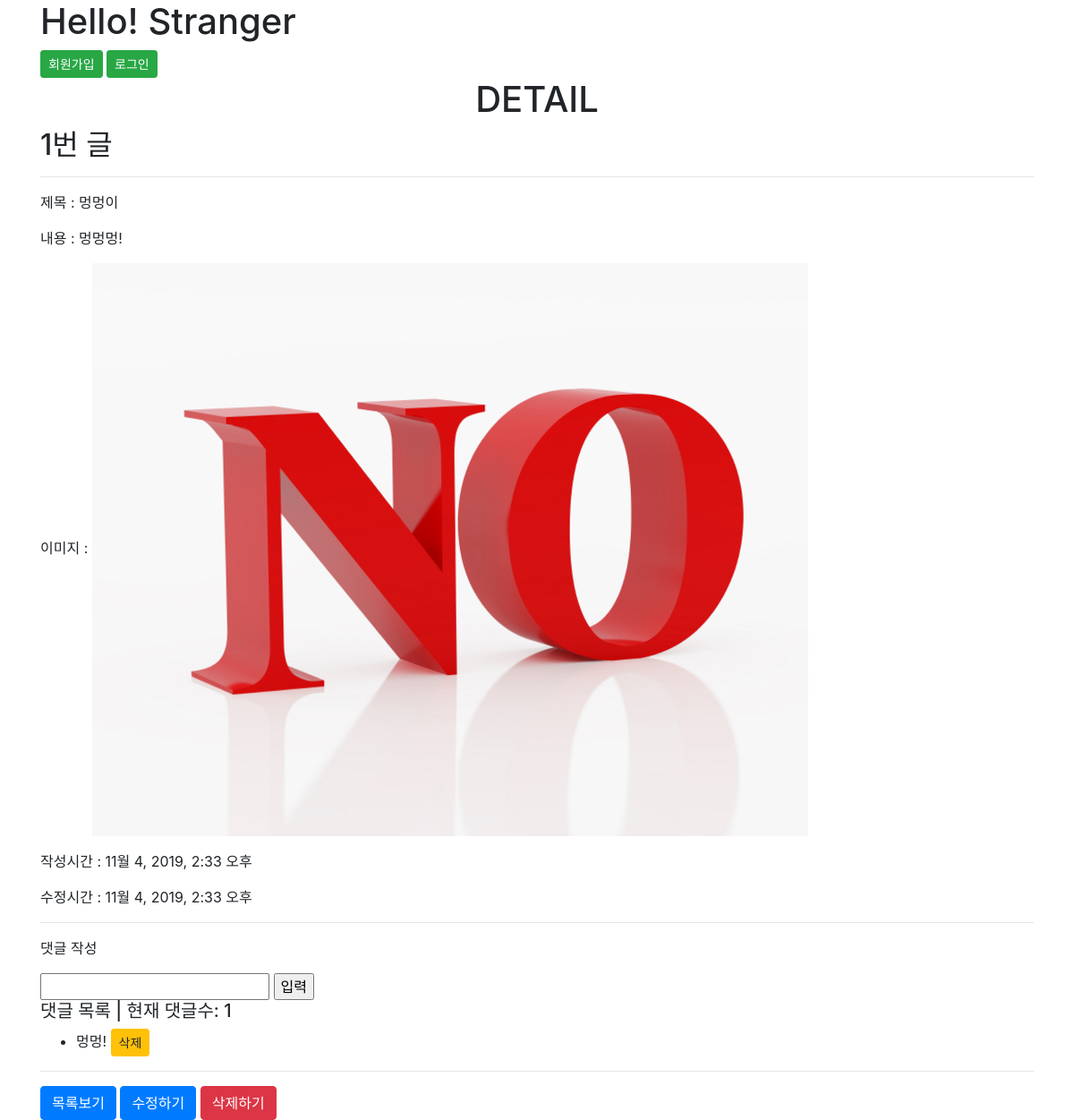
/articles/1/, run on the app's committed database.
### articles/models.py (models this page shows, shortened)
class Article(models.Model):
    title = models.CharField(max_length=10)
    content = models.TextField()
    image = models.ImageField(blank=True) #이미지 없는 게시글의 경우 NULL값 인정
    created_at = models.DateTimeField(auto_now_add=True)
    updated_at = models.DateTimeField(auto_now=True)
    user = models.ForeignKey(settings.AUTH_USER_MODEL, on_delete=models.CASCADE)

class Comment(models.Model):
    content = models.CharField(max_length=200)
    created_at = models.DateTimeField(auto_now_add=True)
    article = models.ForeignKey(Article, on_delete=models.CASCADE)

### articles/views.py (the view)
# urls.py: path('<int:article_id>/', views.detail, name="detail"),
def detail(request, article_id):
    article = Article.objects.get(pk=article_id)
    comments = article.comment_set.all()
    return render(request, 'articles/detail.html', {'article':article, 'comments':comments})

### articles/templates/articles/detail.html (shortened to what this page needs)
{% extends 'articles/base.html' %}
{% load static %}
{% block body %}
<h1 class="text-center">DETAIL</h1>
<h2>{{ article.pk }}번 글</h2>
<hr>
<p>제목 : {{ article.title }}</p>
<p>내용 : {{ article.content }}</p>
{% if article.image %}
<p>이미지 : <img src="{{ article.image.url }}" alt=""></p>
{% else %}
<p>이미지 : <img src="{% static 'articles/images/no.jpg' %}" alt=""></p>
{% endif %}
<p>작성시간 : {{ article.created_at }}</p>
<p>수정시간 : {{ article.updated_at }}</p>
<hr>
<form action="{% url 'articles:comment_create' article.id %}" method="POST">
    <p>댓글 작성</p>
    <input type="text" name="content">
    <input type="submit" value="입력">
</form>
<h5>댓글 목록 | 현재 댓글수: {{ comments|length }}</h5>
{% for comment in comments %}
<ul>
    <li>
        {{ comment.content }}
        <form action="{% url 'articles:comment_delete' article.id comment.id %}" style="display: inline;" method = "POST">
            <button class='btn btn-warning btn-sm'>삭제</button>
        </form>
    </li>
</ul>
{% empty %}
<p>댓글이 아직 없습니다.</p>
{% endfor %}
<hr>
<a href="{% url 'articles:index' %}" class="btn btn-primary">목록보기</a>
<a href="{% url 'articles:update' article.pk %}" class="btn btn-primary">수정하기</a>
<form action="{% url 'articles:delete' article.pk %}", onclick="return confirm('R U Sure..??')" method='POST' style="display:inline">
    <button class="btn btn-danger">삭제하기</button>
</form>
{% endblock %}

### data on the page
Article: pk "1", title "멍멍이", content "멍멍멍!", created_at "11월 4, 2019, 2:33 오후", updated_at "11월 4, 2019, 2:33 오후"
Comment: content "멍멍!"

### other printed values
{{ comments|length }} "1"
